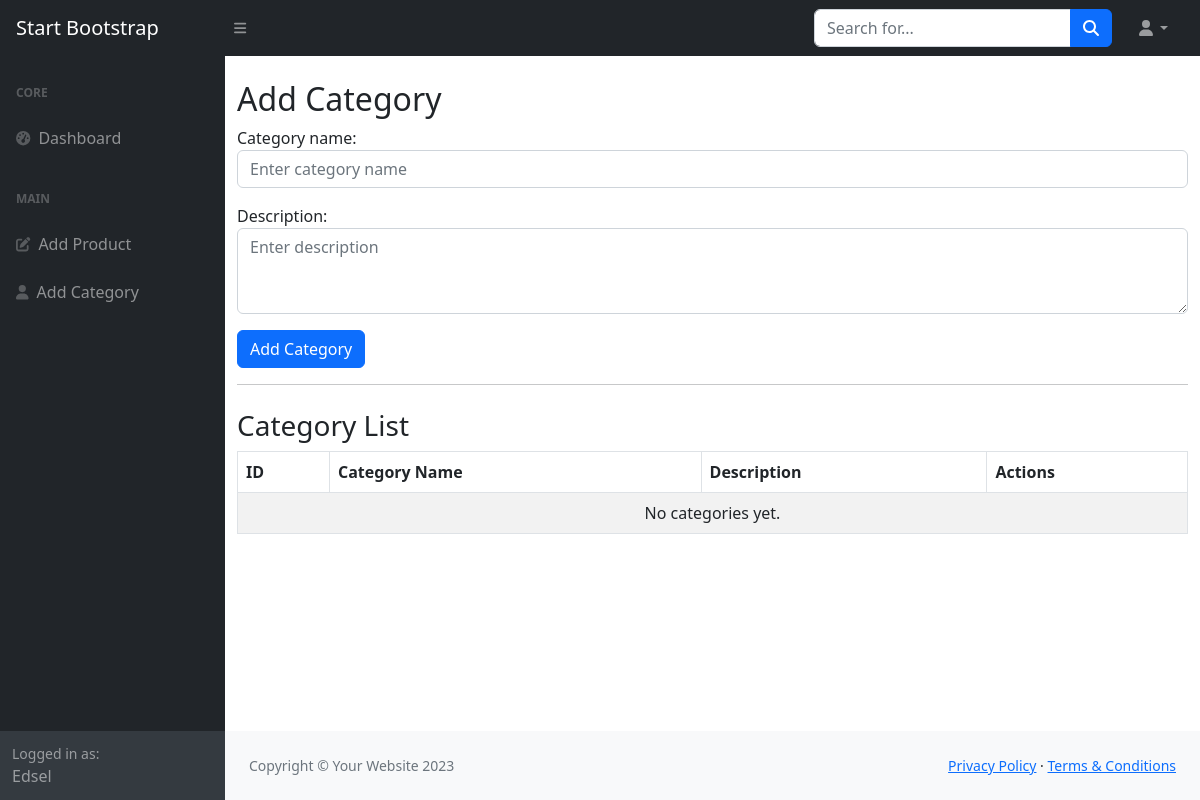
The page /categories/ on the database as committed earlier.
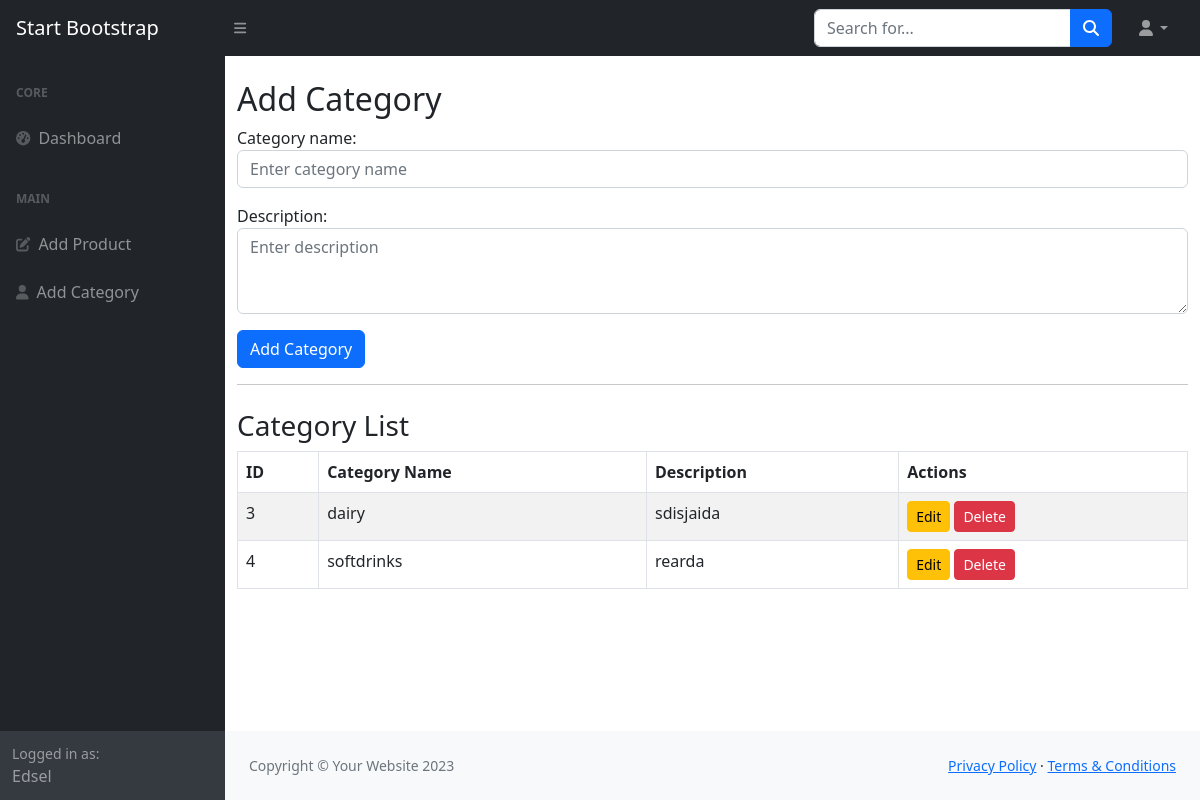
The same page on the database as committed later.
### inventory/models.py (models this page shows, shortened)
class Category(models.Model):
    category_name = models.CharField(max_length=100)
    description = models.TextField(blank=True)

### inventory/views.py (the view)
# urls.py: path('categories/', views.category_list_add, name='category_list_add'),
def category_list_add(request):
    if request.method == 'POST':
        form = CategoryForm(request.POST)
        if form.is_valid():
            form.save()
            return redirect('category_list_add')
    else:
        form = CategoryForm()
    categories = Category.objects.all()
    return render(request, 'inventory/add_category.html', {
        'form': form,
        'categories': categories
    })

### inventory/forms.py
class CategoryForm(forms.ModelForm):
    class Meta:
        model = Category
        fields = ['category_name', 'description']
        widgets = {
            'category_name': forms.TextInput(attrs={'class': 'form-control', 'placeholder': 'Enter category name'}),
            'description': forms.Textarea(attrs={'class': 'form-control', 'rows': 3, 'placeholder': 'Enter description'}),
        }

### templates/inventory/add_category.html (shortened to what this page needs)
{% include "partials/header.html" %}
<body class="sb-nav-fixed">
    {% include "partials/navbar.html" %}
    <div id="layoutSidenav">
        {% include "partials/sidebar.html" %}
        <div id="layoutSidenav_content">
            <main>
                <div class="container mt-4">
                    <h2>{% if edit_mode %}Edit Category{% else %}Add Category{% endif %}</h2>
                    <form method="POST">
                        {{ form.as_p }}
                        {% if edit_mode %}
                            <button type="submit" class="btn btn-success">Update Category</button>
                            <a href="{% url 'category_list_add' %}" class="btn btn-secondary">Cancel</a>
                        {% else %}
                            <button type="submit" class="btn btn-primary">Add Category</button>
                        {% endif %}
                    </form>
                    <hr>
                    <h3 class="mt-4">Category List</h3>
                    <table class="table table-bordered table-striped mt-2">
                        <thead>
                            <tr>
                                <th>ID</th>
                                <th>Category Name</th>
                                <th>Description</th>
                                <th>Actions</th>
                            </tr>
                        </thead>
                        <tbody>
                            {% for category in categories %}
                            <tr>
                                <td>{{ category.id }}</td>
                                <td>{{ category.category_name }}</td>
                                <td>{{ category.description }}</td>
                                <td>
                                    <a href="{% url 'category_edit' category.id %}" class="btn btn-warning btn-sm">Edit</a>
                                    <a href="{% url 'category_delete' category.id %}" class="btn btn-danger btn-sm"
                                       onclick="return confirm('Are you sure you want to delete this category?');">Delete</a>
                                </td>
                            </tr>
                            {% empty %}
                            <tr><td colspan="4" class="text-center">No categories yet.</td></tr>
                            {% endfor %}
                        </tbody>
                    </table>
                </div>
            </main>
            {% include "partials/footer.html" %}
        </div>
    </div>
</body>
</html>

### templates/partials/header.html (shortened to what this page needs)
{% load static %}
<!DOCTYPE html>
<html lang="en">
    <head>
        <link href="https://cdn.jsdelivr.net/npm/simple-datatables@7.1.2/dist/style.min.css" rel="stylesheet" />
        <link href="{% static 'css/styles.css' %}" rel="stylesheet" />
    </head>

### templates/partials/navbar.html (shortened to what this page needs)
<nav class="sb-topnav navbar navbar-expand navbar-dark bg-dark">
            <a class="navbar-brand ps-3" href="index.html">Start Bootstrap</a>
            <button class="btn btn-link btn-sm order-1 order-lg-0 me-4 me-lg-0" id="sidebarToggle" href="#!"><i class="fas fa-bars"></i></button>
            <form class="d-none d-md-inline-block form-inline ms-auto me-0 me-md-3 my-2 my-md-0">
                <div class="input-group">
                    <input class="form-control" type="text" placeholder="Search for..." aria-label="Search for..." aria-describedby="btnNavbarSearch" />
                    <button class="btn btn-primary" id="btnNavbarSearch" type="button"><i class="fas fa-search"></i></button>
                </div>
            </form>
            <ul class="navbar-nav ms-auto ms-md-0 me-3 me-lg-4">
                <li class="nav-item dropdown">
                    <a class="nav-link dropdown-toggle" id="navbarDropdown" href="#" role="button" data-bs-toggle="dropdown" aria-expanded="false"><i class="fas fa-user fa-fw"></i></a>
                </li>
            </ul>
        </nav>

### templates/partials/sidebar.html
<div id="layoutSidenav_nav">
                <nav class="sb-sidenav accordion sb-sidenav-dark" id="sidenavAccordion">
                    <div class="sb-sidenav-menu">
                        <div class="nav">
                            <div class="sb-sidenav-menu-heading">Core</div>
                            <a class="nav-link" href="">
                                <div class="sb-nav-link-icon"><i class="fas fa-tachometer-alt"></i></div>
                                Dashboard
                            </a>
                            <div class="sb-sidenav-menu-heading">Main</div>
                            <a class="nav-link" href="{% url 'product_manage' %}">
                                <div class="sb-nav-link-icon"><i class="fas fa-edit"></i></div>
                                Add Product
                            </a>
                            <a class="nav-link" href="{% url 'category_list_add'%}">
                                <div class="sb-nav-link-icon"><i class="fas fa-user"></i></div>
                                Add Category
                            </a>
                        </div>
                    </div>
                    <div class="sb-sidenav-footer">
                        <div class="small">Logged in as:</div>
                        Edsel
                    </div>
                </nav>
            </div>

### templates/partials/footer.html
 <footer class="py-4 bg-light mt-auto">
                    <div class="container-fluid px-4">
                        <div class="d-flex align-items-center justify-content-between small">
                            <div class="text-muted">Copyright &copy; Your Website 2023</div>
                            <div>
                                <a href="#">Privacy Policy</a>
                                &middot;
                                <a href="#">Terms &amp; Conditions</a>
                            </div>
                        </div>
                    </div>
                </footer>

### templates/partials/scripts.html (shortened to what this page needs)
{% load static %}

Rows that differ between the two databases and show on the page:
added Category: id "3", category_name "dairy", description "sdisjaida"
added Category: id "4", category_name "softdrinks", description "rearda"
Other text that changed with them:
text no longer shown: "No categories yet."
